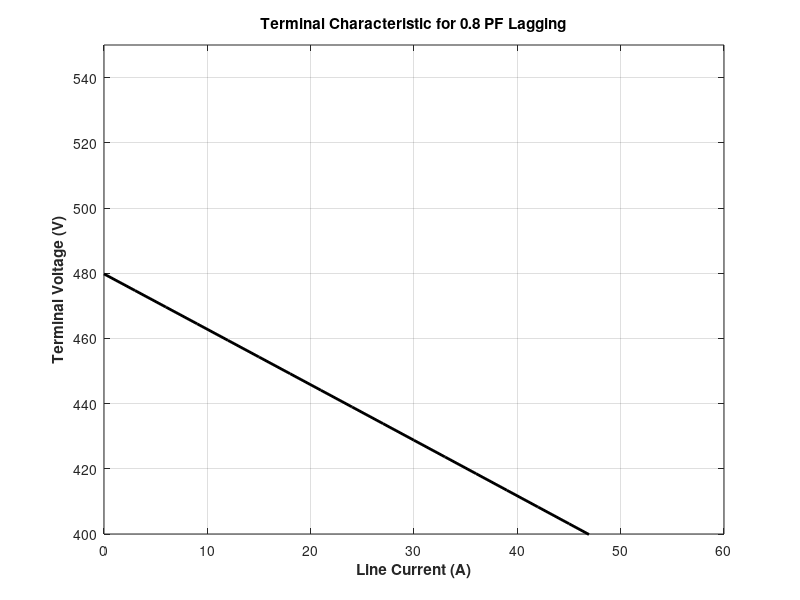

Source code (MATLAB):
% M-file: term_char_general.m
% Plots terminal characteristics (Vt vs Ia) for any given power factor

clc;
clear;

% === User Inputs ===
pf = 0.2;            % Power Factor (between 0 and 1)
is_lagging = true;   % true for lagging, false for leading

% === Constants ===
i_a = (0:1:20) * 3;     % Armature current (0 to 60 A)
e_a = 277.0;            % Internal generated phase voltage (no-load)
x_s = 1.0;              % Synchronous reactance

% === Calculate Power Factor Angle in Radians ===
theta_deg = acosd(pf);
if is_lagging
    theta = deg2rad(theta_deg);   % lagging: +theta
    label_type = '0.8 PF Lagging';
else
    theta = -deg2rad(theta_deg);  % leading: -theta
    label_type = '0.8 PF Leading';
end

% === Initialize Phase Voltage Vector ===
v_phase = zeros(1, length(i_a));

% === Calculate Phase Voltages for Each Current ===
for ii = 1:length(i_a)
    v_phase(ii) = sqrt(e_a^2 - (x_s * i_a(ii) * cos(theta))^2) ...
                  - (x_s * i_a(ii) * sin(theta));
end

% === Convert Phase Voltage to Line Voltage ===
v_t = v_phase * sqrt(3);

% === Plot the Terminal Characteristic ===
figure;
plot(i_a, v_t, 'k', 'LineWidth', 2.0);
xlabel('Line Current (A)', 'FontWeight', 'Bold');
ylabel('Terminal Voltage (V)', 'FontWeight', 'Bold');
title(['Terminal Characteristic for ', label_type], 'FontWeight', 'Bold');
grid on;
axis([0 60 400 550]);
